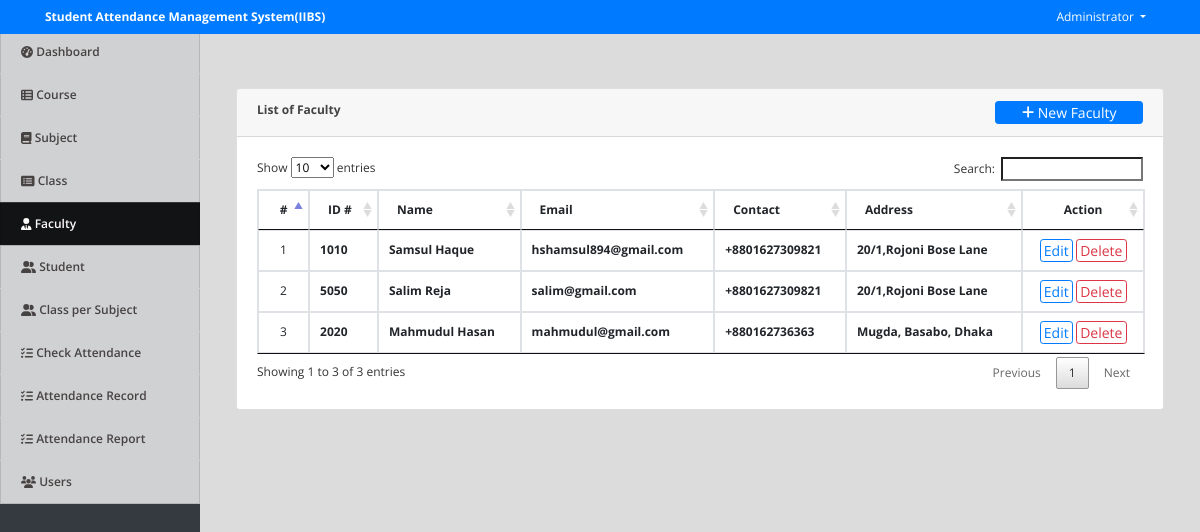
The page /index.php?page=faculty (signed in) on the database its author committed.
### tables this page shows
CREATE TABLE `faculty` (
  `id` int(30) NOT NULL,
  `id_no` varchar(50) NOT NULL,
  `name` text NOT NULL,
  `email` varchar(200) NOT NULL,
  `contact` varchar(50) NOT NULL,
  `address` text NOT NULL,
  `date_created` datetime NOT NULL DEFAULT current_timestamp()
);

### faculty.php (the view, shortened to what this page needs)
<?php include('db_connect.php');?>
<div class="container-fluid">
	<div class="col-lg-12">
		<div class="row">
			<div class="col-md-12">
				<div class="card">
					<div class="card-header">
						<b>List of Faculty</b>
						<span class="float:right"><a class="btn btn-primary btn-block btn-sm col-sm-2 float-right" href="javascript:void(0)" id="new_faculty">
					<i class="fa fa-plus"></i> New Faculty
				</a></span>
					</div>
					<div class="card-body">
						<table class="table table-condensed table-bordered table-hover">
							<thead>
								<tr>
									<th class="text-center">#</th>
									<th class="">ID #</th>
									<th class="">Name</th>
									<th class="">Email</th>
									<th class="">Contact</th>
									<th class="">Address</th>
									<th class="text-center">Action</th>
								</tr>
							</thead>
							<tbody>
								<?php
								$i = 1;
								$faculty = $conn->query("SELECT * FROM faculty order by name desc ");
								while($row=$faculty->fetch_assoc()):
								?>
								<tr>
									<td class="text-center"><?php echo $i++ ?></td>
									<td>
										<p> <b><?php echo $row['id_no'] ?></b></p>
									</td>
									<td>
										<p> <b><?php echo ucwords($row['name']) ?></b></p>
									</td>
									<td class="">
										 <p> <b><?php echo $row['email'] ?></b></p>
									</td>
									<td class="">
										 <p> <b><?php echo $row['contact'] ?></b></p>
									</td>
									<td class="">
										 <p><b><?php echo  $row['address'] ?></b></p>
									</td>
									<td class="text-center">
										<button class="btn btn-sm btn-outline-primary edit_faculty" type="button" data-id="<?php echo $row['id'] ?>" >Edit</button>
										<button class="btn btn-sm btn-outline-danger delete_faculty" type="button" data-id="<?php echo $row['id'] ?>">Delete</button>
									</td>
								</tr>
								<?php endwhile; ?>
							</tbody>
						</table>
					</div>
				</div>
			</div>
		</div>
	</div>
</div>

### assets/css/style.css (style rules this page uses)
body { font-family: "Open Sans", sans-serif; color: #444444; width: 100%; height: calc(100%); font-size: 12px; }
a { color: #1977cc; }
.btn-sm { padding: .0001rem .2rem; }

### index.php (style rules this page uses)
body { background: #80808045; }

### faculty.php (style rules this page uses)
td { vertical-align: middle !important; }
td p { margin: unset }

### rows shown on the page
faculty: id_no "1010", name "Samsul Haque", email "hshamsul894@gmail.com", contact "+8801627309821", address "20/1,Rojoni Bose Lane"
faculty: id_no "5050", name "Salim Reja", email "salim@gmail.com", contact "+8801627309821", address "20/1,Rojoni Bose Lane"
faculty: id_no "2020", name "Mahmudul Hasan", email "mahmudul@gmail.com", contact "+880162736363", address "Mugda, Basabo, Dhaka"

### other values the page prints
$_SESSION['system']['name'] "Student Attendance Management System(IIBS)"
$_SESSION['login_name'] "Administrator"
